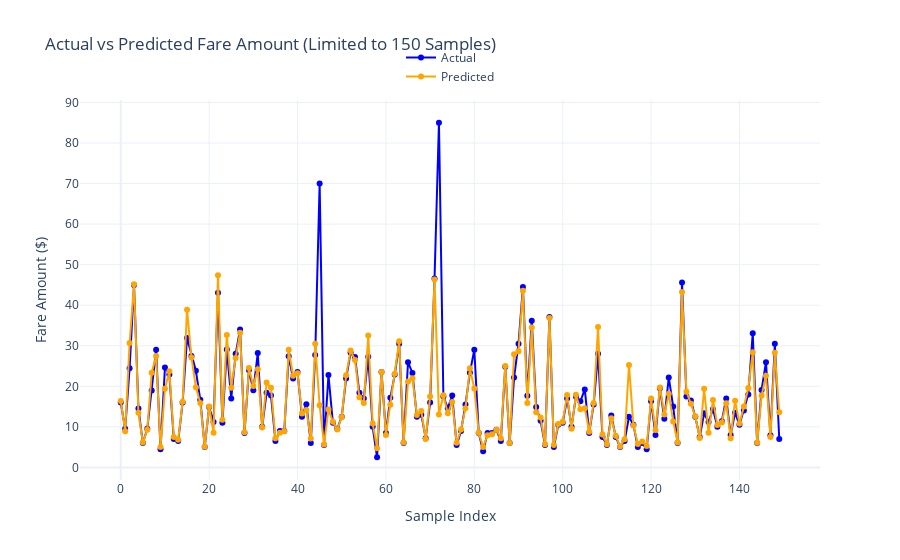

Notebook source saved alongside this figure:
### Code cell
import pandas as pd
import numpy as np
from sklearn.metrics import r2_score, mean_absolute_error, mean_squared_error
import plotly.graph_objects as go

# Calculate Model Accuracy Metrics
mae = mean_absolute_error(y_test, y_pred)
rmse = np.sqrt(mean_squared_error(y_test, y_pred))
r2 = r2_score(y_test, y_pred)

print(f"Model Accuracy Metrics:")
print(f"Mean Absolute Error (MAE): {mae:.2f}")
print(f"Root Mean Squared Error (RMSE): {rmse:.2f}")
print(f"R-squared (Accuracy): {r2:.2f}")

# Limit data to 150 samples for visualization
samples_to_plot = 150
y_test_limited = y_test[:samples_to_plot].reset_index(drop=True)
y_pred_limited = y_pred[:samples_to_plot]

# Create Line Chart with Plotly
fig = go.Figure()

# Actual Values
fig.add_trace(go.Scatter(
    x=y_test_limited.index, 
    y=y_test_limited, 
    mode="lines+markers", 
    name="Actual",
    line=dict(color="blue")
))

# Predicted Values
fig.add_trace(go.Scatter(
    x=y_test_limited.index, 
    y=y_pred_limited, 
    mode="lines+markers", 
    name="Predicted",
    line=dict(color="orange")
))

# Customize Layout
fig.update_layout(
    title="Actual vs Predicted Fare Amount (Limited to 150 Samples)",
    xaxis_title="Sample Index",
    yaxis_title="Fare Amount ($)",
    legend=dict(x=0.5, y=1.15, xanchor="center", yanchor="top"),
    template="plotly_white"
)

# Show the plot
fig.show()

### Figure 1 — Plotly figure (JSON) as saved in the notebook; plotly's stock layout.template omitted (floating-point values rounded to 4 significant figures; data arrays with more than 128 entries replaced by an {"elided": "..."} marker saying what was removed)
{"data": [{"line": {"color": "blue"}, "mode": "lines+markers", "name": "Actual", "type": "scatter", "x": {"elided": "150 int values"}, "y": {"elided": "150 float values"}}, {"line": {"color": "orange"}, "mode": "lines+markers", "name": "Predicted", "type": "scatter", "x": {"elided": "150 int values"}, "y": {"elided": "150 float values"}}], "layout": {"legend": {"x": 0.5, "xanchor": "center", "y": 1.15, "yanchor": "top"}, "title": {"text": "Actual vs Predicted Fare Amount (Limited to 150 Samples)"}, "xaxis": {"title": {"text": "Sample Index"}}, "yaxis": {"title": {"text": "Fare Amount ($)"}}}}
